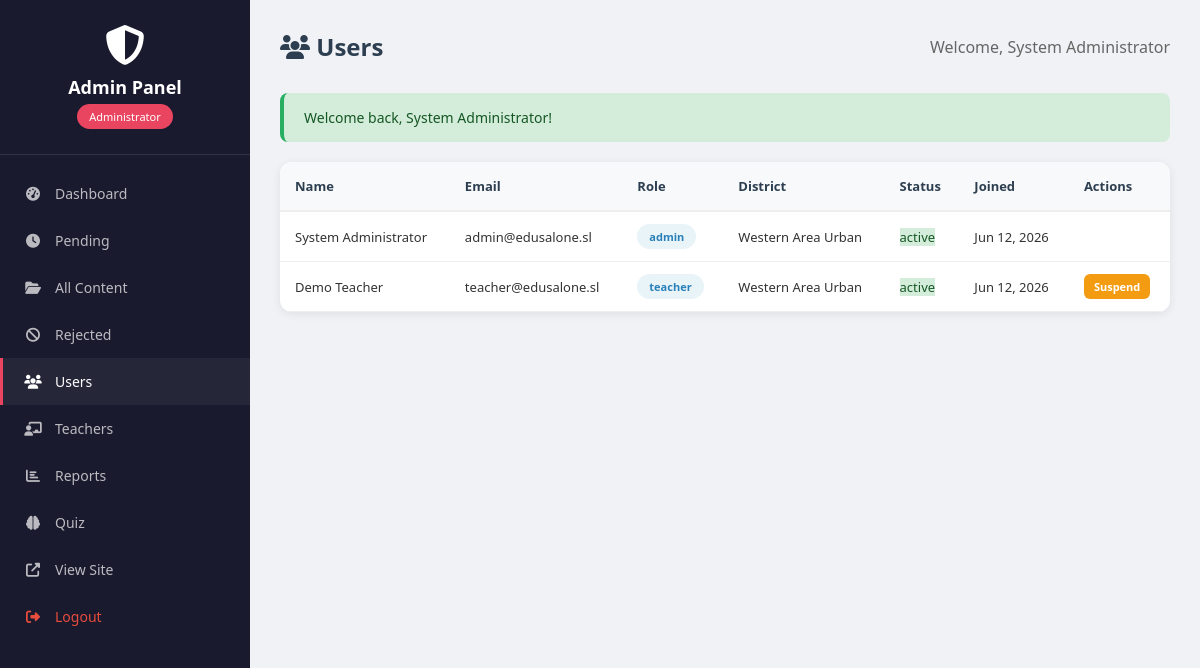
The app's page /admin.php?page=users (signed in) with its own data.
### tables this page shows
CREATE TABLE users (
    id INT PRIMARY KEY AUTO_INCREMENT,
    fullname VARCHAR(100) NOT NULL,
    email VARCHAR(100) UNIQUE NOT NULL,
    phone VARCHAR(20),
    role ENUM('student', 'teacher', 'admin') DEFAULT 'student',
    password VARCHAR(255) NOT NULL,
    reset_token VARCHAR(64) DEFAULT NULL,
    reset_token_expiry DATETIME DEFAULT NULL,
    profile_image VARCHAR(255) DEFAULT 'default.png',
    school_name VARCHAR(150),
    district VARCHAR(50),
    bio TEXT,
    status ENUM('active', 'suspended') DEFAULT 'active',
    created_at TIMESTAMP DEFAULT CURRENT_TIMESTAMP,
    updated_at TIMESTAMP DEFAULT CURRENT_TIMESTAMP ON UPDATE CURRENT_TIMESTAMP
);

### config.php (called while the page is built, shortened)
<?php
function h($string)
{
    return htmlspecialchars($string, ENT_QUOTES, 'UTF-8');
}
function getFlash()
{
    if (isset($_SESSION['flash'])) {
        $f = $_SESSION['flash'];
        return $f;
    }
    return null;
}
?>

### admin.php (the view, shortened to what this page needs)
<?php
require_once 'config.php';
$db = getDB();
$page = $_GET['page'] ?? 'dashboard';
$total_users = $db->query("SELECT COUNT(*) FROM users")->fetchColumn();
$total_content = $db->query("SELECT COUNT(*) FROM content")->fetchColumn();
$pending_count = $db->query("SELECT COUNT(*) FROM content WHERE status = 'pending'")->fetchColumn();
$approved_count = $db->query("SELECT COUNT(*) FROM content WHERE status = 'approved'")->fetchColumn();
$total_downloads = $db->query("SELECT SUM(downloads) FROM content")->fetchColumn();
$total_views = $db->query("SELECT SUM(views) FROM content")->fetchColumn();
$users = $db->query("SELECT * FROM users ORDER BY created_at DESC")->fetchAll();
?>
<!DOCTYPE html>
<html lang="en">
<head>
    <link rel="stylesheet" href="https://cdnjs.cloudflare.com/ajax/libs/font-awesome/6.4.0/css/all.min.css">
</head>
<body>
    <aside class="sidebar">
        <div class="sidebar-header"><i class="fas fa-shield-alt" style="font-size:40px"></i>
            <h3>Admin Panel</h3><span class="admin-badge">Administrator</span>
        </div>
        <nav class="sidebar-nav">
            <a href="admin.php?page=dashboard" class="<?= $page === 'dashboard' ? 'active' : '' ?>"><i
                    class="fas fa-tachometer-alt"></i> <span>Dashboard</span></a>
            <a href="admin.php?page=pending" class="<?= $page === 'pending' ? 'active' : '' ?>"><i class="fas fa-clock"></i>
                <span>Pending</span>
            </a>
            <a href="admin.php?page=all_content" class="<?= $page === 'all_content' ? 'active' : '' ?>"><i
                    class="fas fa-folder-open"></i> <span>All Content</span></a>
            <a href="admin.php?page=rejected" class="<?= $page === 'rejected' ? 'active' : '' ?>"><i class="fas fa-ban"></i>
                <span>Rejected</span></a>
            <a href="admin.php?page=users" class="<?= $page === 'users' ? 'active' : '' ?>"><i class="fas fa-users"></i>
                <span>Users</span></a>
            <a href="admin.php?page=teachers" class="<?= $page === 'teachers' ? 'active' : '' ?>"><i
                    class="fas fa-chalkboard-teacher"></i> <span>Teachers</span></a>
            <a href="report.php"><i class="fas fa-chart-bar"></i> <span>Reports</span></a>
            <a href="quiz.php"><i class="fas fa-brain"></i> <span>Quiz</span></a>
            <a href="system.php" target="_blank"><i class="fas fa-external-link-alt"></i> <span>View Site</span></a>
            <a href="logout.php" style="color:#e74c3c"><i class="fas fa-sign-out-alt"></i> <span>Logout</span></a>
        </nav>
    </aside>
    <main class="main-content">
        <div class="top-bar">
            <h1>
                <?php switch ($page) {
                    case 'users':
                        echo '<i class="fas fa-users"></i> Users';
                        break;
                } ?>
            </h1><span style="color:#666">Welcome,
                <?= h($_SESSION['fullname']) ?>
            </span>
        </div>
        <?php if ($flash = getFlash()): ?>
            <div class="alert alert-success">
                <?= $flash['message'] ?>
            </div>
        <?php endif; ?>
        <?php if ($page === 'dashboard'): ?>
            <div class="stats-grid">
                <div class="stat-card">
                    <div class="stat-icon red"><i class="fas fa-clock"></i></div>
                    <div class="stat-info">
                        <h3>
                            <?= $pending_count ?>
                        </h3>
                        <p>Pending</p>
                    </div>
                </div>
                <div class="stat-card">
                    <div class="stat-icon green"><i class="fas fa-check-circle"></i></div>
                    <div class="stat-info">
                        <h3>
                            <?= $approved_count ?>
                        </h3>
                        <p>Approved</p>
                    </div>
                </div>
                <div class="stat-card">
                    <div class="stat-icon blue"><i class="fas fa-users"></i></div>
                    <div class="stat-info">
                        <h3>
                            <?= $total_users ?>
                        </h3>
                        <p>Users</p>
                    </div>
                </div>
                <div class="stat-card">
                    <div class="stat-icon orange"><i class="fas fa-book"></i></div>
                    <div class="stat-info">
                        <h3>
                            <?= $total_content ?>
                        </h3>
                        <p>Books</p>
                    </div>
                </div>
                <div class="stat-card">
                    <div class="stat-icon purple"><i class="fas fa-download"></i></div>
                    <div class="stat-info">
                        <h3>
                            <?= number_format($total_downloads) ?>
                        </h3>
                        <p>Downloads</p>
                    </div>
                </div>
                <div class="stat-card">
                    <div class="stat-icon teal"><i class="fas fa-eye"></i></div>
                    <div class="stat-info">
                        <h3>
                            <?= number_format($total_views) ?>
                        </h3>
                        <p>Views</p>
                    </div>
                </div>
            </div>
            <div
                style="background:white;padding:30px;border-radius:12px;text-align:center;box-shadow:0 2px 10px rgba(0,0,0,0.08)">
                <i class="fas fa-shield-alt" style="font-size:60px;color:#e94560"></i>
                <h3 style="margin-top:15px">Welcome to Admin Panel</h3>
                <p style="color:#666">Manage content approvals, users, and platform settings.</p>
                <?php if ($pending_count > 0): ?><a href="admin.php?page=pending" class="btn btn-warning"
                        style="margin-top:15px"><i class="fas fa-clock"></i> Review
                        <?= $pending_count ?> Pending
                    </a>
                <?php endif; ?>
            </div>
        <?php elseif ($page === 'users'): ?>
            <div class="content-table">
                <table>
                    <thead>
                        <tr>
                            <th>Name</th>
                            <th>Email</th>
                            <th>Role</th>
                            <th>District</th>
                            <th>Status</th>
                            <th>Joined</th>
                            <th>Actions</th>
                        </tr>
                    </thead>
                    <tbody>
                        <?php foreach ($users as $user): ?>
                            <tr>
                                <td>
                                    <?= h($user['fullname']) ?>
                                </td>
                                <td>
                                    <?= h($user['email']) ?>
                                </td>
                                <td><span class="status-badge" style="background:#e8f4f8;color:#2980b9">
                                        <?= h($user['role']) ?>
                                    </span></td>
                                <td>
                                    <?= h($user['district']) ?>
                                </td>
                                <td><span class="status-<?= $user['status'] ?>">
                                        <?= h($user['status']) ?>
                                    </span></td>
                                <td>
                                    <?= date('M j, Y', strtotime($user['created_at'])) ?>
                                </td>
                                <td>
                                    <?php if ($user['role'] !== 'admin'): ?><a
                                            href="admin.php?toggle_user=<?= $user['id'] ?>&page=users"
                                            class="btn btn-sm <?= $user['status'] === 'active' ? 'btn-warning' : 'btn-success' ?>">
                                            <?= $user['status'] === 'active' ? 'Suspend' : 'Activate' ?>
                                        </a>
                                    <?php endif; ?>
                                </td>
                            </tr>
                        <?php endforeach; ?>
                    </tbody>
                </table>
            </div>
        <?php endif; ?>
    </main>
</body>
</html>

### admin.php (style rules this page uses)
:root { --primary: #1a1a2e; --secondary: #e94560; --accent: #0f3460; --success: #27ae60; --danger: #e74c3c; --warning: #f39c12; --info: #3498db; --light: #f5f6fa; --dark: #2c3e50; --white: #fff; --sidebar-width: 250px }
* { margin: 0; padding: 0; box-sizing: border-box }
body { font-family: 'Segoe UI', Tahoma, Geneva, Verdana, sans-serif; background: #f0f2f5; color: #333; min-height: 100vh }
.sidebar { position: fixed; top: 0; left: 0; width: var(--sidebar-width); height: 100vh; background: var(--primary); color: white; z-index: 1000; overflow-y: auto }
.sidebar-header { padding: 25px 20px; text-align: center; border-bottom: 1px solid rgba(255, 255, 255, 0.1) }
.sidebar-header h3 { font-size: 18px; margin-top: 10px }
.admin-badge { display: inline-block; background: var(--secondary); padding: 5px 12px; border-radius: 15px; font-size: 11px; margin-top: 5px }
.sidebar-nav { padding: 15px 0 }
.sidebar-nav a { display: flex; align-items: center; gap: 12px; padding: 14px 20px; color: rgba(255, 255, 255, 0.7); text-decoration: none; transition: all 0.3s; font-size: 14px; border-left: 3px solid transparent }
.sidebar-nav a:hover, .sidebar-nav a.active { background: rgba(255, 255, 255, 0.05); color: white; border-left-color: var(--secondary) }
.sidebar-nav a i { width: 20px; text-align: center }
.main-content { margin-left: var(--sidebar-width); padding: 30px }
.top-bar { display: flex; align-items: center; justify-content: space-between; margin-bottom: 30px; flex-wrap: wrap; gap: 15px }
.top-bar h1 { font-size: 24px; color: var(--dark) }
.content-table { background: white; border-radius: 12px; overflow: hidden; box-shadow: 0 2px 10px rgba(0, 0, 0, 0.08) }
.content-table table { width: 100%; border-collapse: collapse }
.content-table th { background: #f8f9fa; padding: 15px; text-align: left; font-weight: 600; font-size: 13px; color: var(--dark); border-bottom: 2px solid #eee }
.content-table td { padding: 12px 15px; border-bottom: 1px solid #eee; font-size: 13px }
.btn { padding: 8px 16px; border: none; border-radius: 6px; cursor: pointer; font-size: 12px; font-weight: 600; text-decoration: none; display: inline-flex; align-items: center; gap: 5px; transition: all 0.3s }
.btn-warning { background: var(--warning); color: white }
.btn-sm { padding: 5px 10px; font-size: 11px }
.status-badge { display: inline-block; padding: 5px 12px; border-radius: 15px; font-size: 11px; font-weight: 600 }
.status-active { background: #d4edda; color: #155724 }
.alert { padding: 15px 20px; border-radius: 8px; margin-bottom: 20px; font-size: 14px }
.alert-success { background: #d4edda; color: #155724; border-left: 4px solid var(--success) }

### records on screen
users: fullname "System Administrator", email "admin@edusalone.sl", role "admin", district "Western Area Urban", status "active", created_at "Jun 12, 2026"
users: fullname "Demo Teacher", email "teacher@edusalone.sl", role "teacher", district "Western Area Urban", status "active", created_at "Jun 12, 2026", shows "Suspend"

### other values on screen
$_SESSION['fullname'] "System Administrator"
$flash['message'] "Welcome back, System Administrator!"
